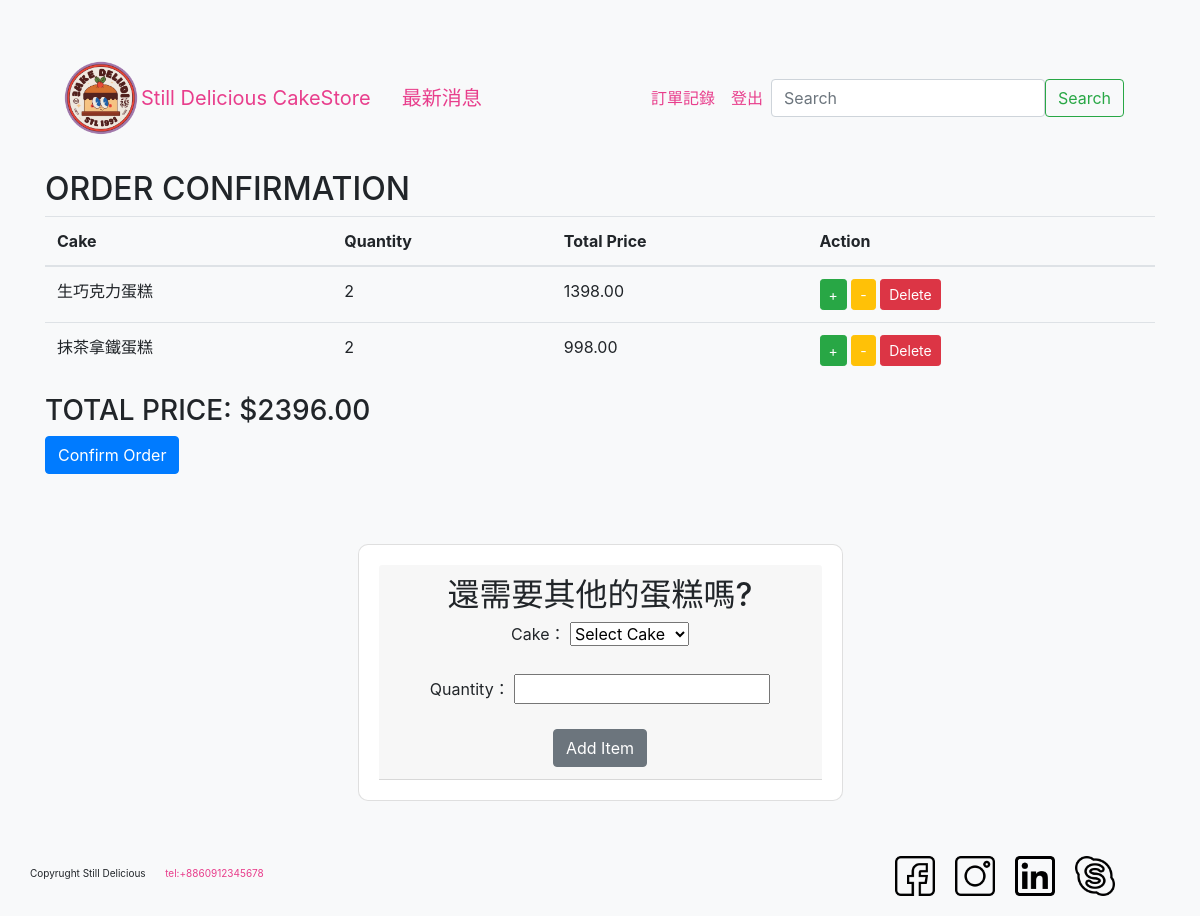
Page /order_confirmation/1/ (signed in) on the earlier database version.
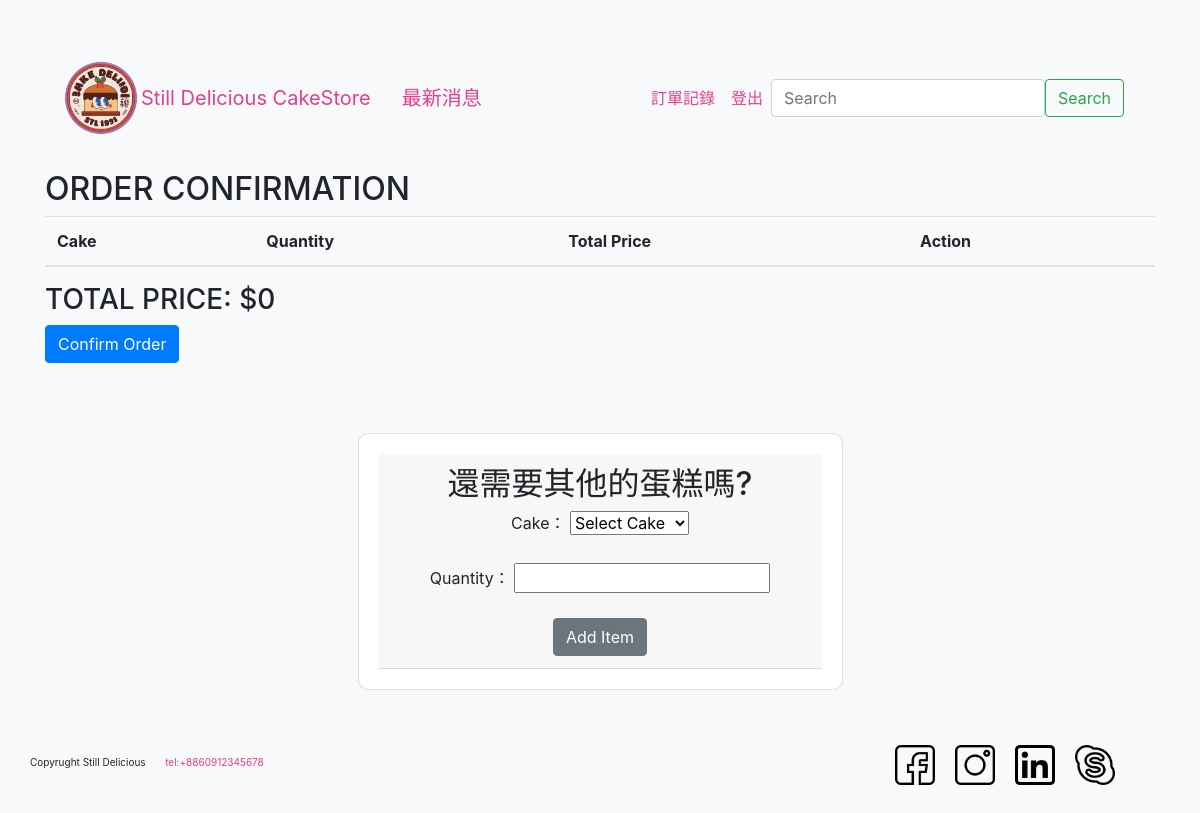
Same page on the later database version.
### shop/models.py (models this page shows, shortened)
class Order(models.Model):
    user = models.ForeignKey(User, on_delete=models.CASCADE)
    cake = models.ForeignKey(Cake, on_delete=models.CASCADE)
    quantity = models.PositiveIntegerField()
    status = models.CharField(max_length=10, default='Pending')
    created_at = models.DateTimeField(auto_now_add=True)  # 確認新增的字段

class Cake(models.Model):
    name = models.CharField(max_length=100)
    price = models.DecimalField(max_digits=5, decimal_places=2)
    image = models.ImageField(upload_to='cakes/')
    def __str__(self):
        return self.name

### shop/views.py (the view, shortened to what this page needs)
# urls.py: path('order_confirmation/<int:order_id>/',
@login_required
def order_confirmation(request, order_id):
    try:
        orders = Order.objects.filter(user=request.user, status='Pending')
        total_price = sum(order.cake.price *
                          order.quantity for order in orders)  # 訂單總金額
    except ObjectDoesNotExist:
        logger.error("Order does not exist.")
        return redirect('index')
    order_totals = []
    for order in orders:
        order_total = order.cake.price * order.quantity
        order_totals.append({'order': order, 'order_total': order_total})
    return render(request, 'shop/order_confirmation.html', {
        'orders': order_totals,
        'total_price': total_price,
        'order_form': OrderForm(),
        'order_id': order_id
    })

### shop/forms.py
class OrderForm(forms.ModelForm):
    cake = forms.ModelChoiceField(
        queryset=Cake.objects.all(), empty_label="Select Cake")
    class Meta:
        model = Order
        fields = ['cake', 'quantity']

### shop/templates/shop/order_confirmation.html (shortened to what this page needs)
{% extends 'shop/header.html' %}
{% block content %}
<h2>Order Confirmation</h2>
<table class="table">
    <thead>
        <tr>
            <th>Cake</th>
            <th>Quantity</th>
            <th>Total Price</th>
            <th>Action</th>
        </tr>
    </thead>
    <tbody>
        {% for item in orders %}
        <tr>
            <td>{{ item.order.cake.name }}</td>
            <td>{{ item.order.quantity }}</td>
            <td>{{ item.order_total }}</td>
            <td>
                <a href="{% url 'order_increase' item.order.id %}" class="btn btn-success btn-sm"
                    style="color: white;">+</a>
                <a href="{% url 'order_decrease' item.order.id %}" class="btn btn-warning btn-sm"
                    style="color: white;">-</a>
                <a href=" {% url 'order_delete' item.order.id %}" class="btn btn-danger btn-sm"
                    style="color: white;">Delete</a>
            </td>
        </tr>
        {% endfor %}
    </tbody>
</table>
<h3>Total Price: ${{ total_price }}</h3>
<form method="post" action="{% url 'order_confirm' order_id %}">
    <button type="submit" class="btn btn-primary">Confirm Order</button>
</form>
<div class="container register-container">
    <div class="row justify-content-center">
        <div class="col-md-6">
            <div class="card">
                <div class="card-header text-center">
                    <h2>還需要其他的蛋糕嗎?</h2>
                    <form method="post" action="{% url 'add_item_to_order' order_id %}">
                        {{ order_form.as_p }}
                        <button type="submit" class="btn btn-secondary">Add Item</button>
                    </form>
                </div>
            </div>
        </div>
    </div>
</div>
{% endblock %}

Differences in the rows shown:
removed Order: order.cake.name "生巧克力蛋糕", order.quantity "2", order_total "1398.00"
removed Order: order.cake.name "抹茶拿鐵蛋糕", order.quantity "2", order_total "998.00"
Other differences:
{{ total_price }}: "2396.00" → "0"
